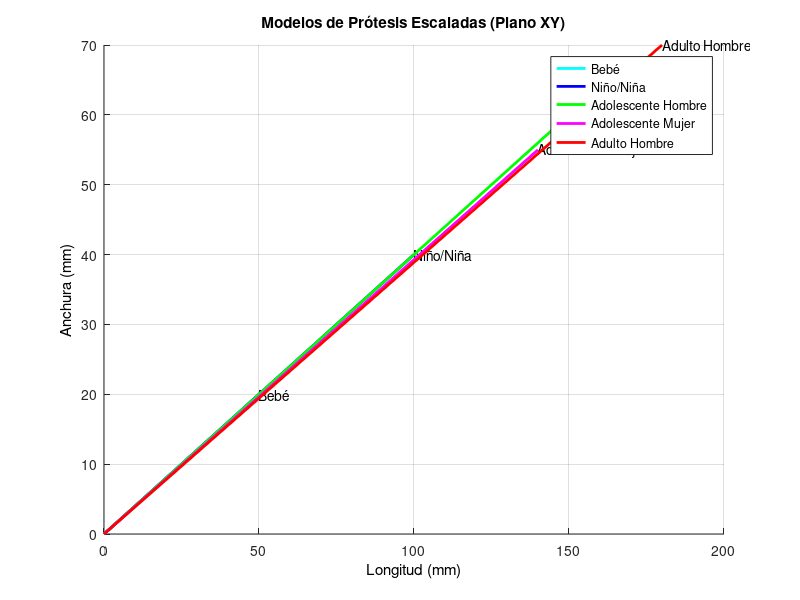

Reproduce this figure in MATLAB.
% Definición de dimensiones
baby_length = 50; baby_width = 20; baby_height = 15; 
child_length = 100; child_width = 40; child_height = 30; 
teen_male_length = 150; teen_male_width = 60; teen_male_height = 50; 
teen_female_length = 140; teen_female_width = 55; teen_female_height = 48; 
adult_male_length = 180; adult_male_width = 70; adult_male_height = 60; 

% Gráfico en perspectiva 2D (XY plano)
figure;
hold on;
title('Modelos de Prótesis Escaladas (Plano XY)', 'Color', 'k');
xlabel('Longitud (mm)', 'Color', 'k');
ylabel('Anchura (mm)', 'Color', 'k');
grid on;

% Añadir modelos al gráfico XY
plot([0, baby_length], [0, baby_width], 'c', 'LineWidth', 2);
text(baby_length, baby_width, 'Bebé', 'Color', 'k');

plot([0, child_length], [0, child_width], 'b', 'LineWidth', 2);
text(child_length, child_width, 'Niño/Niña', 'Color', 'k');

plot([0, teen_male_length], [0, teen_male_width], 'g', 'LineWidth', 2);
text(teen_male_length, teen_male_width, 'Adolescente Hombre', 'Color', 'k');

plot([0, teen_female_length], [0, teen_female_width], 'm', 'LineWidth', 2);
text(teen_female_length, teen_female_width, 'Adolescente Mujer', 'Color', 'k');

plot([0, adult_male_length], [0, adult_male_width], 'r', 'LineWidth', 2);
text(adult_male_length, adult_male_width, 'Adulto Hombre', 'Color', 'k');

legend('Bebé', 'Niño/Niña', 'Adolescente Hombre', 'Adolescente Mujer', 'Adulto Hombre');
hold off;
